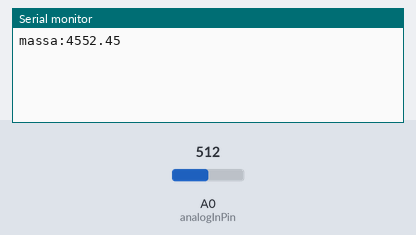
Bench run of a sketch on a simulated Arduino Uno, built with avr-gcc and run on an emulated ATmega328P. Parts: the last lines printed to the serial monitor. Inputs (shaded band) come from the test bench; at power-on: A0 (analogInPin) = 512.

Above: at 1.2 s.
1.3 s: A0 (analogInPin) set to 716
At 2.6 s:
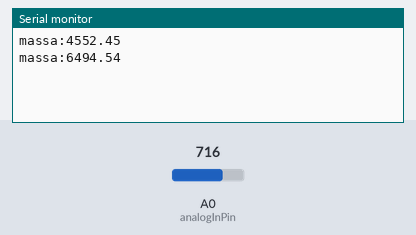
2.8 s: A0 (analogInPin) set to 900
At 3.7 s:
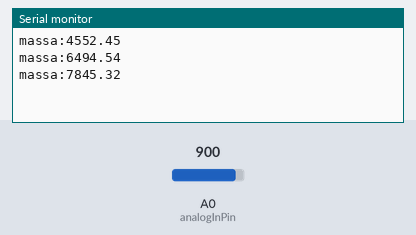
Timing chart, 0 to 5.8 s (numbered marks = the images above; inputs shaded):
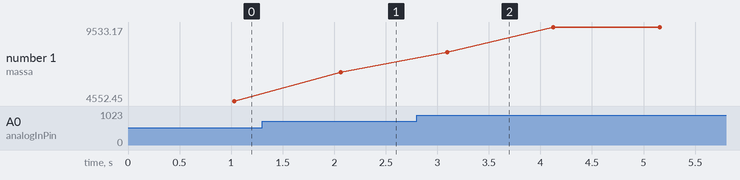

Measured:
- after the input at 1.3 s, the serial monitor: prints a new line after 0.76 s (image 1)
- after the input at 2.8 s, the serial monitor: prints a new line after 0.29 s (image 2)
- plotted number 1: 4552.45 → 6494.54 after the input at 1.3 s, 6494.54 → 9533.17 after the input at 2.8 s

The sketch:

mv_kg.ino
```cpp
const int analogInPin = A0;  // Entrada analogica do potenciometro

int sensorValue = 0;        // leitura do potenciometro
int outputValue = 0;        // leitura da saida PWM (analogica)
const int variacao = 5;
const int tara = 150;
int cont = 0;
const int numAmostras = 200;
float mediaMassa  = 0.0;
int taraUser = 0;
int tara2 = 50;
float massa = 0.0;

bool toggle = false;
void setup() {
  // inicializa a comunicacao serial:
  Serial.begin(9600);
}

void loop() {


  // put your main code here, to run repeatedly:
  sensorValue = analogRead(analogInPin);
  // mapeia o resultado da entrada analogica dentro do intervalo de 0 a 255:

  // muda o valor da saida analogica:

  // imprime o resultado no monitor serial:
  //Serial.print(sensorValue);


  delay(5);

  massa = (sensorValue - tara)*12.714 - tara2;
  if(cont <= numAmostras){
     if(massa < 0){
      massa = 0;
      }
     mediaMassa = mediaMassa + massa;
     cont++;
     if (cont == numAmostras) {
      mediaMassa = mediaMassa/numAmostras;
      Serial.print("massa:");
      Serial.println(mediaMassa);
      cont = 0;
      }
    }


}
```
